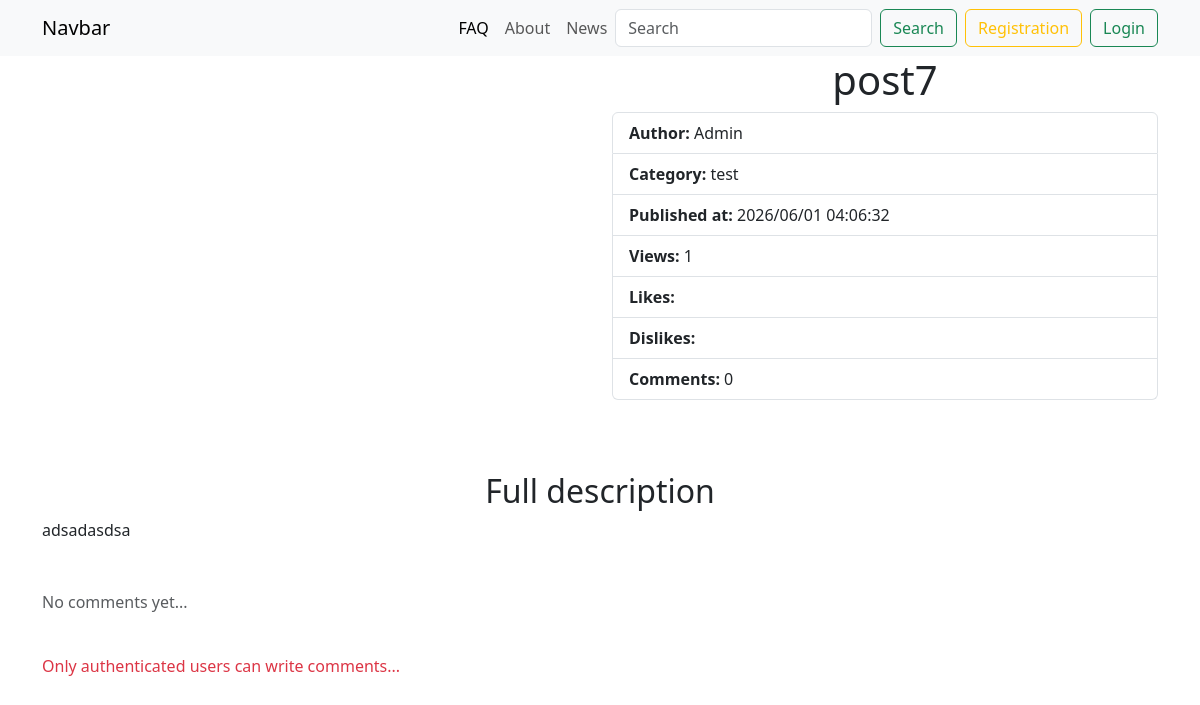
Before: /news/post7/ with the older database file.
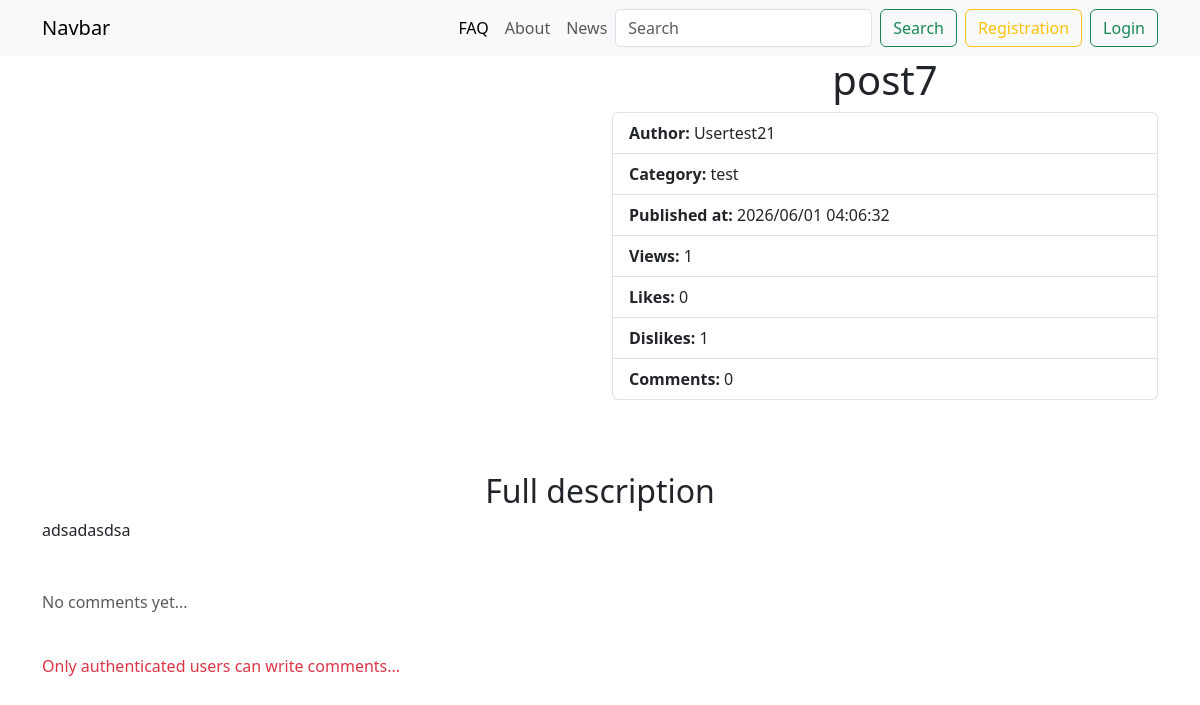
After: the same page with the newer database file.
### apps/main/models.py (models this page shows, shortened)
class BaseModel(models.Model):
    created_at = models.DateTimeField(
        verbose_name="Data cozdaniya", auto_now_add="True")  # 2026-04-09 15:10
    updated_at = models.DateField(
        verbose_name="Data izmeneniya", auto_now_add="True")
    class Meta:
        abstract = True  # makes it so that this model is not added to the database / abstract model

class Post(BaseModel):
    title = models.CharField(
        max_length=100, verbose_name="nazvaniye", unique=True)
    slug = models.SlugField(max_length=140, verbose_name="Slag", unique=True)
    short_description = models.TextField(verbose_name="Kratkoe opisaniye")
    full_description = models.TextField(
        verbose_name="polnoye opisaniye", null=True, blank=True)
    preview = models.ImageField(
        upload_to="media/previews/%y/%m/%d", verbose_name="prev'iyu")
    views_quantity = models.IntegerField(
        default=0, verbose_name="Kol-vo prosmotrov")
    is_active = models.BooleanField(default=True, verbose_name="Aktivna")
    author = models.ForeignKey(
        "auth.User", on_delete=models.CASCADE, verbose_name="pol'zovatel'")
    category = models.ForeignKey(
        Category, on_delete=models.CASCADE, verbose_name="Kategoriya")
    class Meta:
        verbose_name = "post"
        verbose_name_plural = "Posts"

class Category(BaseModel):
    name = models.CharField(max_length=100, unique=True,
                            verbose_name="Nazvaniye")
    slug = models.SlugField(max_length=120, unique=True,
                            verbose_name="Korotkaya cc'lka")
    is_active = models.BooleanField(default=True, verbose_name="Aktivna")
    class Meta:
        verbose_name = "kategoriya"
        verbose_name_plural = "Kategorii"

class PostLike(BaseModel):
    user=models.ManyToManyField("auth.User", related_name="likes") #admin
    post=models.OneToOneField(Post, on_delete=models.CASCADE, verbose_name="post", related_name="likes") #post

class PostDislike(BaseModel):
    user=models.ManyToManyField("auth.User", related_name="dislikes")
    post=models.OneToOneField(Post, on_delete=models.CASCADE, verbose_name="post", related_name="dislikes")

### apps/main/views.py (the view, shortened to what this page needs)
# urls.py: path("news/<slug:slug>/", views.show_post_detail_page, name="news-detail"),
def show_post_detail_page(request, slug):
    post = get_object_or_404(Post, slug=slug)
    is_subscribed = False
    if request.user.is_authenticated:
        subscribers_obj = getattr(post.author.profile, "subscribers", None)
        if subscribers_obj:
            is_subscribed = request.user in subscribers_obj.subscriber.all()
    context = {
        "post": post,
        "is_subscribed": is_subscribed
    }
    return render(request, "main/news_detail.html", context)

### apps/main/templates/main/news_detail.html (shortened to what this page needs)
{% extends 'base.html' %}
{% block extra_css %}
<link rel="stylesheet" href="https://cdn.jsdelivr.net/npm/swiper@12/swiper-bundle.min.css" />
{% endblock %}
{% block content %}
<div class="container">
    <div class="row">
        <div class="col-6">
            <div style="--swiper-navigation-color: #fff; --swiper-pagination-color: #fff" class="swiper mySwiper2">
                <div class="swiper-wrapper">
                </div>
            </div>
            <div thumbsSlider="" class="swiper mySwiper">
                <div class="swiper-wrapper">
                </div>
            </div>
        </div>
        <div class="col-6">
            <h1 class="text-center">{{ post.title }}</h1>
            <ul class="list-group list-group-action">
                <li class="list-group-item list-group-item-action d-flex align-items-center justify-content-between">
                    <div>
                        <b>Author: </b> {{ post.author.username|title }}
                    </div>
                </li>
                <li class="list-group-item list-group-item-action">
                    <b>Category: </b> {{ post.category.name }}
                </li>
                <li class="list-group-item list-group-item-action">
                    <b>Published at: </b> {{ post.created_at|date:"Y/m/d H:m:s" }}
                </li>
                <li class="list-group-item list-group-item-action">
                    <b>Views: </b> {{ post.views_quantity }}
                </li>
                <li class="list-group-item list-group-item-action">
                    <b>Likes: </b> {{post.likes.user.count}}
                </li>
                <li class="list-group-item list-group-item-action">
                    <b>Dislikes: </b> {{post.dislikes.user.count}}
                </li>
                <li class="list-group-item list-group-item-action">
                    <b>Comments: </b> {{post.statiya.count}}
                </li>
            </ul>
        </div>
    </div>
    <div class="mt-5">
        <h2 class="text-center">Full description</h2>
        <p>{{ post.full_description }}</p>
    </div>
    <div class="mt-5">
        <div class="row g-4">
            {% for comment in post.statiya.all %}
            <div class="col-md-6">
                <div class="card h-100">
                    <div class="card-header">
                        {{ comment.created_at }}
                    </div>
                    <div class="card-body">
                        <figure class="mb-0">
                            <blockquote class="blockquote">
                                <p class="fs-6">{{ comment.content }}</p>
                            </blockquote>
                            <figcaption class="blockquote-footer mb-0">
                                {{ comment.user }}
                            </figcaption>
                        </figure>
                    </div>
                </div>
            </div>
            {% empty %}
            <div class="col-12">
                <p class="text-muted">No comments yet...</p>
            </div>
            {% endfor %}
        </div> {% if request.user.is_authenticated %}
        <form action="" method="post" class="mt-5">
            {% csrf_token %}
            <label for="" class="form-label fw-bold">Leave a Comment</label>
            <textarea required placeholder="Your comment..." name="post_comment" id="" cols="30" rows="4"
                class="form-control"></textarea>
            <button class="btn btn-primary mt-3">Submit</button>
        </form>
        {% else %}
        <p class="mt-4 text-danger">Only authenticated users can write comments...</p>
        {% endif%}
    </div>
    {%endblock%}

Changed rows visible on the page:
changed Post "post7": author.username "Admin" → "Usertest21"; likes.user.count (not shown) → "0"; dislikes.user.count (not shown) → "1"
